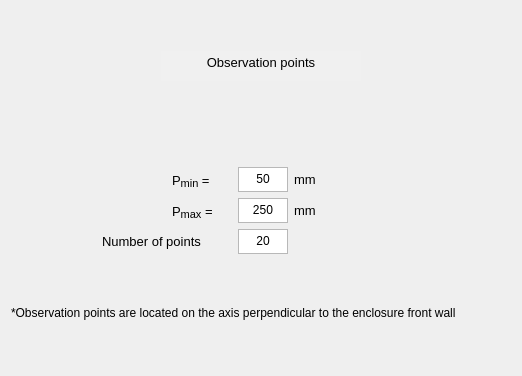
      <widget class="QWidget" name="page_4">
       <layout class="QVBoxLayout" name="verticalLayout_5">
        <item>
         <spacer name="vSpacer_4_1">
          <property name="orientation">
           <enum>Qt::Vertical</enum>
          </property>
          <property name="sizeType">
           <enum>QSizePolicy::Expanding</enum>
          </property>
          <property name="sizeHint" stdset="0">
           <size>
            <width>20</width>
            <height>40</height>
           </size>
          </property>
         </spacer>
        </item>
        <item alignment="Qt::AlignHCenter">
         <widget class="QTextBrowser" name="headline_p4">
          <property name="minimumSize">
           <size>
            <width>200</width>
            <height>30</height>
           </size>
          </property>
          <property name="maximumSize">
           <size>
            <width>200</width>
            <height>30</height>
           </size>
          </property>
          <property name="palette">
           <palette>
            <active>
             <colorrole role="Base">
              <brush brushstyle="SolidPattern">
               <color alpha="255">
                <red>240</red>
                <green>240</green>
                <blue>240</blue>
               </color>
              </brush>
             </colorrole>
            </active>
            <inactive>
             <colorrole role="Base">
              <brush brushstyle="SolidPattern">
               <color alpha="255">
                <red>240</red>
                <green>240</green>
                <blue>240</blue>
               </color>
              </brush>
             </colorrole>
            </inactive>
            <disabled>
             <colorrole role="Base">
              <brush brushstyle="SolidPattern">
               <color alpha="255">
                <red>240</red>
                <green>240</green>
                <blue>240</blue>
               </color>
              </brush>
             </colorrole>
            </disabled>
           </palette>
          </property>
          <property name="focusPolicy">
           <enum>Qt::NoFocus</enum>
          </property>
          <property name="frameShape">
           <enum>QFrame::NoFrame</enum>
          </property>
          <property name="html">
           <string>&lt;!DOCTYPE HTML PUBLIC &quot;-//W3C//DTD HTML 4.0//EN&quot; &quot;http://www.w3.org/TR/REC-html40/strict.dtd&quot;&gt;
&lt;html&gt;&lt;head&gt;&lt;meta name=&quot;qrichtext&quot; content=&quot;1&quot; /&gt;&lt;style type=&quot;text/css&quot;&gt;
p, li { white-space: pre-wrap; }
&lt;/style&gt;&lt;/head&gt;&lt;body style=&quot; font-family:'MS Shell Dlg 2'; font-size:8.25pt; font-weight:400; font-style:normal;&quot;&gt;
&lt;p align=&quot;center&quot; style=&quot; margin-top:0px; margin-bottom:0px; margin-left:0px; margin-right:0px; -qt-block-indent:0; text-indent:0px;&quot;&gt;&lt;span style=&quot; font-size:10pt;&quot;&gt;Observation points&lt;/span&gt;&lt;/p&gt;&lt;/body&gt;&lt;/html&gt;</string>
          </property>
         </widget>
        </item>
        <item>
         <spacer name="vSpacer_4_2">
          <property name="orientation">
           <enum>Qt::Vertical</enum>
          </property>
          <property name="sizeType">
           <enum>QSizePolicy::Fixed</enum>
          </property>
          <property name="sizeHint" stdset="0">
           <size>
            <width>20</width>
            <height>40</height>
           </size>
          </property>
         </spacer>
        </item>
        <item>
         <layout class="QGridLayout" name="gridLayout_4_1">
          <item row="1" column="0">
           <spacer name="hSpacer_4_1">
            <property name="orientation">
             <enum>Qt::Horizontal</enum>
            </property>
            <property name="sizeType">
             <enum>QSizePolicy::MinimumExpanding</enum>
            </property>
            <property name="sizeHint" stdset="0">
             <size>
              <width>40</width>
              <height>20</height>
             </size>
            </property>
           </spacer>
          </item>
          <item row="1" column="3">
           <widget class="QLabel" name="mmLabel_7">
            <property name="font">
             <font>
              <pointsize>10</pointsize>
             </font>
            </property>
            <property name="text">
             <string>mm</string>
            </property>
           </widget>
          </item>
          <item row="2" column="2">
           <widget class="QTextEdit" name="maxPValue">
            <property name="minimumSize">
             <size>
              <width>50</width>
              <height>25</height>
             </size>
            </property>
            <property name="maximumSize">
             <size>
              <width>50</width>
              <height>25</height>
             </size>
            </property>
            <property name="font">
             <font>
              <pointsize>9</pointsize>
             </font>
            </property>
            <property name="tabletTracking">
             <bool>true</bool>
            </property>
            <property name="verticalScrollBarPolicy">
             <enum>Qt::ScrollBarAlwaysOff</enum>
            </property>
            <property name="horizontalScrollBarPolicy">
             <enum>Qt::ScrollBarAlwaysOff</enum>
            </property>
            <property name="tabChangesFocus">
             <bool>true</bool>
            </property>
            <property name="html">
             <string>&lt;!DOCTYPE HTML PUBLIC &quot;-//W3C//DTD HTML 4.0//EN&quot; &quot;http://www.w3.org/TR/REC-html40/strict.dtd&quot;&gt;
&lt;html&gt;&lt;head&gt;&lt;meta name=&quot;qrichtext&quot; content=&quot;1&quot; /&gt;&lt;style type=&quot;text/css&quot;&gt;
p, li { white-space: pre-wrap; }
&lt;/style&gt;&lt;/head&gt;&lt;body style=&quot; font-family:'MS Shell Dlg 2'; font-size:9pt; font-weight:400; font-style:normal;&quot;&gt;
&lt;p align=&quot;center&quot; style=&quot; margin-top:0px; margin-bottom:0px; margin-left:0px; margin-right:0px; -qt-block-indent:0; text-indent:0px;&quot;&gt;250&lt;/p&gt;&lt;/body&gt;&lt;/html&gt;</string>
            </property>
           </widget>
          </item>
          <item row="3" column="2">
           <widget class="QTextEdit" name="ptsNumValue">
            <property name="minimumSize">
             <size>
              <width>50</width>
              <height>25</height>
             </size>
            </property>
            <property name="maximumSize">
             <size>
              <width>50</width>
              <height>25</height>
             </size>
            </property>
            <property name="font">
             <font>
              <pointsize>9</pointsize>
             </font>
            </property>
            <property name="tabletTracking">
             <bool>true</bool>
            </property>
            <property name="verticalScrollBarPolicy">
             <enum>Qt::ScrollBarAlwaysOff</enum>
            </property>
            <property name="horizontalScrollBarPolicy">
             <enum>Qt::ScrollBarAlwaysOff</enum>
            </property>
            <property name="tabChangesFocus">
             <bool>true</bool>
            </property>
            <property name="html">
             <string>&lt;!DOCTYPE HTML PUBLIC &quot;-//W3C//DTD HTML 4.0//EN&quot; &quot;http://www.w3.org/TR/REC-html40/strict.dtd&quot;&gt;
&lt;html&gt;&lt;head&gt;&lt;meta name=&quot;qrichtext&quot; content=&quot;1&quot; /&gt;&lt;style type=&quot;text/css&quot;&gt;
p, li { white-space: pre-wrap; }
&lt;/style&gt;&lt;/head&gt;&lt;body style=&quot; font-family:'MS Shell Dlg 2'; font-size:9pt; font-weight:400; font-style:normal;&quot;&gt;
&lt;p align=&quot;center&quot; style=&quot; margin-top:0px; margin-bottom:0px; margin-left:0px; margin-right:0px; -qt-block-indent:0; text-indent:0px;&quot;&gt;20&lt;/p&gt;&lt;/body&gt;&lt;/html&gt;</string>
            </property>
           </widget>
          </item>
          <item row="2" column="1" alignment="Qt::AlignRight">
           <widget class="QLabel" name="maxP">
            <property name="minimumSize">
             <size>
              <width>60</width>
              <height>25</height>
             </size>
            </property>
            <property name="maximumSize">
             <size>
              <width>60</width>
              <height>25</height>
             </size>
            </property>
            <property name="font">
             <font>
              <pointsize>10</pointsize>
             </font>
            </property>
            <property name="text">
             <string>&lt;html&gt;&lt;head/&gt;&lt;body&gt;&lt;p&gt;P&lt;span style=&quot; font-size:12pt; vertical-align:sub;&quot;&gt;max&lt;/span&gt; = &lt;/p&gt;&lt;/body&gt;&lt;/html&gt;</string>
            </property>
           </widget>
          </item>
          <item row="0" column="2">
           <spacer name="vSpacer_4_3">
            <property name="orientation">
             <enum>Qt::Vertical</enum>
            </property>
            <property name="sizeType">
             <enum>QSizePolicy::Fixed</enum>
            </property>
            <property name="sizeHint" stdset="0">
             <size>
              <width>20</width>
              <height>40</height>
             </size>
            </property>
           </spacer>
          </item>
          <item row="1" column="1" alignment="Qt::AlignRight">
           <widget class="QLabel" name="minP">
            <property name="minimumSize">
             <size>
              <width>60</width>
              <height>25</height>
             </size>
            </property>
            <property name="maximumSize">
             <size>
              <width>60</width>
              <height>25</height>
             </size>
            </property>
            <property name="font">
             <font>
              <pointsize>10</pointsize>
             </font>
            </property>
            <property name="text">
             <string>&lt;html&gt;&lt;head/&gt;&lt;body&gt;&lt;p&gt;P&lt;span style=&quot; font-size:12pt; vertical-align:sub;&quot;&gt;min&lt;/span&gt; = &lt;/p&gt;&lt;/body&gt;&lt;/html&gt;</string>
            </property>
           </widget>
          </item>
          <item row="2" column="3">
           <widget class="QLabel" name="mmLabel_6">
            <property name="minimumSize">
             <size>
              <width>127</width>
              <height>25</height>
             </size>
            </property>
            <property name="maximumSize">
             <size>
              <width>127</width>
              <height>25</height>
             </size>
            </property>
            <property name="font">
             <font>
              <pointsize>10</pointsize>
             </font>
            </property>
            <property name="text">
             <string>mm</string>
            </property>
           </widget>
          </item>
          <item row="1" column="2">
           <widget class="QTextEdit" name="minPValue">
            <property name="minimumSize">
             <size>
              <width>50</width>
              <height>25</height>
             </size>
            </property>
            <property name="maximumSize">
             <size>
              <width>50</width>
              <height>25</height>
             </size>
            </property>
            <property name="font">
             <font>
              <pointsize>9</pointsize>
             </font>
            </property>
            <property name="tabletTracking">
             <bool>true</bool>
            </property>
            <property name="verticalScrollBarPolicy">
             <enum>Qt::ScrollBarAlwaysOff</enum>
            </property>
            <property name="horizontalScrollBarPolicy">
             <enum>Qt::ScrollBarAlwaysOff</enum>
            </property>
            <property name="tabChangesFocus">
             <bool>true</bool>
            </property>
            <property name="html">
             <string>&lt;!DOCTYPE HTML PUBLIC &quot;-//W3C//DTD HTML 4.0//EN&quot; &quot;http://www.w3.org/TR/REC-html40/strict.dtd&quot;&gt;
&lt;html&gt;&lt;head&gt;&lt;meta name=&quot;qrichtext&quot; content=&quot;1&quot; /&gt;&lt;style type=&quot;text/css&quot;&gt;
p, li { white-space: pre-wrap; }
&lt;/style&gt;&lt;/head&gt;&lt;body style=&quot; font-family:'MS Shell Dlg 2'; font-size:9pt; font-weight:400; font-style:normal;&quot;&gt;
&lt;p align=&quot;center&quot; style=&quot; margin-top:0px; margin-bottom:0px; margin-left:0px; margin-right:0px; -qt-block-indent:0; text-indent:0px;&quot;&gt;50&lt;/p&gt;&lt;/body&gt;&lt;/html&gt;</string>
            </property>
           </widget>
          </item>
          <item row="3" column="1" alignment="Qt::AlignRight">
           <widget class="QLabel" name="ptsNum">
            <property name="minimumSize">
             <size>
              <width>130</width>
              <height>25</height>
             </size>
            </property>
            <property name="maximumSize">
             <size>
              <width>130</width>
              <height>25</height>
             </size>
            </property>
            <property name="font">
             <font>
              <pointsize>10</pointsize>
             </font>
            </property>
            <property name="text">
             <string>Number of points</string>
            </property>
           </widget>
          </item>
          <item row="1" column="4">
           <spacer name="hSpacer_4_2">
            <property name="orientation">
             <enum>Qt::Horizontal</enum>
            </property>
            <property name="sizeHint" stdset="0">
             <size>
              <width>40</width>
              <height>20</height>
             </size>
            </property>
           </spacer>
          </item>
          <item row="4" column="2">
           <spacer name="vSpacer_4_4">
            <property name="orientation">
             <enum>Qt::Vertical</enum>
            </property>
            <property name="sizeHint" stdset="0">
             <size>
              <width>20</width>
              <height>40</height>
             </size>
            </property>
           </spacer>
          </item>
         </layout>
        </item>
        <item alignment="Qt::AlignHCenter">
         <widget class="QLabel" name="label">
          <property name="minimumSize">
           <size>
            <width>500</width>
            <height>25</height>
           </size>
          </property>
          <property name="maximumSize">
           <size>
            <width>500</width>
            <height>25</height>
           </size>
          </property>
          <property name="text">
           <string>*Observation points are located on the axis perpendicular to the enclosure front wall</string>
          </property>
         </widget>
        </item>
        <item>
         <spacer name="vSpacer_4_5">
          <property name="orientation">
           <enum>Qt::Vertical</enum>
          </property>
          <property name="sizeHint" stdset="0">
           <size>
            <width>20</width>
            <height>40</height>
           </size>
          </property>
         </spacer>
        </item>
       </layout>
      </widget>
